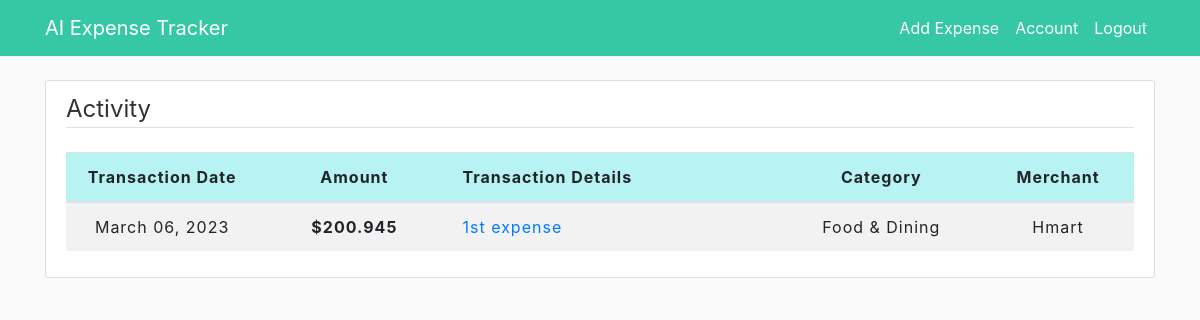
The page /home (signed in) on the database as committed earlier.
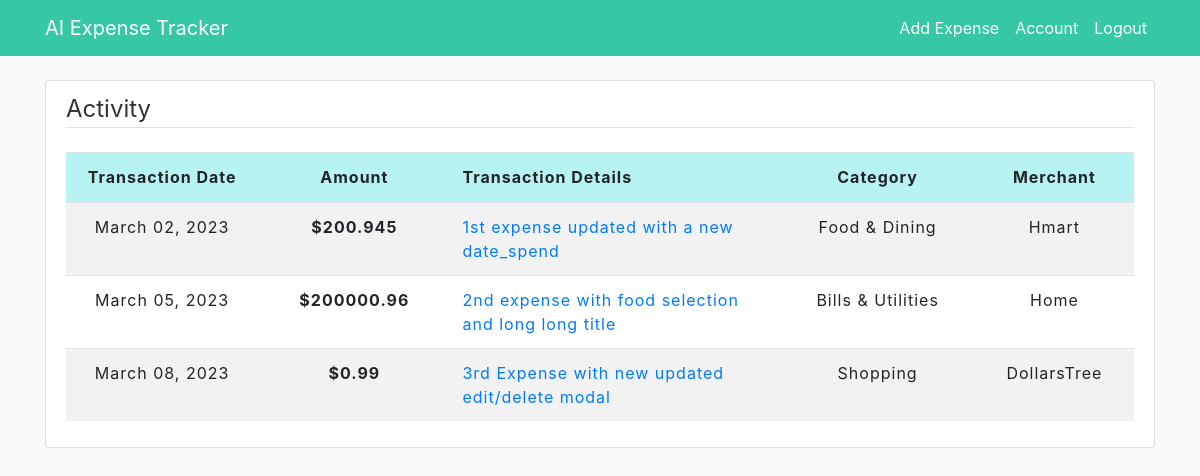
The same page on the database as committed later.
### app/models.py (models this page shows, shortened)
class Expense(db.Model):
    id = db.Column(db.Integer, primary_key=True)
    title = db.Column(db.String(150), nullable=False)
    amount = db.Column(db.Numeric(precision=8, asdecimal=False,
                       decimal_return_scale=2), nullable=False)
    date_spend = db.Column(db.DateTime, nullable=False)
    category = db.Column(db.String(20), nullable=False)
    merchant = db.Column(db.String(30), nullable=False)
    user_id = db.Column(db.Integer, db.ForeignKey('user.id'), nullable=False)
    date_posted = db.Column(db.DateTime, nullable=False)

### app/routes.py (the view)
@app.route("/home")
@login_required
def home():
    expenses = Expense.query.all()
    return render_template('home.html', expenses=expenses)

### app/models.py (called while the page is built)
@login_manager.user_loader
def load_user(user_id):
    return User.query.get(int(user_id))

### app/templates/home.html
{% extends "layout.html" %}
{% block content %}
    <div class="content-section">
        <legend class="border-bottom mb-4">Activity</legend>
        <div>
            <table id="data" class="table table-striped">
                <thead>
                    <tr class="table-header">
                      <th class="text-center">Transaction Date</th>
                      <th class="text-center">Amount</th>
                      <th>Transaction Details</th>
                      <th class="text-center">Category</th>
                      <th class="text-center">Merchant</th>
                    </tr>
                  </thead>
                  <tbody>
                    {% for expense in expenses %}
                      <tr class="table-row">
                        <td class="text-center" style="width: 18%;">{{ expense.date_spend.strftime("%B %d, %Y") }}</td>
                        <th class="text-center" style="width: 18%;">${{ expense.amount }}</th>
                        <td class="text-wrap"><a href="{{ url_for('expense', expense_id=expense.id) }}">{{ expense.title }}</a></td>
                        <td class="text-center">{{ expense.category }}</td>
                        <td class="text-center">{{ expense.merchant }}</td>
                      </tr>
                    {% endfor %}
                  </tbody>
            </table>
        </div>
   </div>
{% endblock content %}

### app/templates/layout.html (shortened to what this page needs)
<!DOCTYPE html>
<html>
    <head>
        <link rel="stylesheet" href="https://cdn.jsdelivr.net/npm/bootstrap@4.3.1/dist/css/bootstrap.min.css">
        <link rel="stylesheet" type="text/css" href="https://cdn.datatables.net/1.13.3/css/dataTables.bootstrap5.min.css">
        <link rel="stylesheet" type="text/css" href="{{ url_for('static', filename='main.css') }}">
    </head>
    <body>
        <header class="site-header">
            <nav class="navbar navbar-expand-md navbar-dark bg-steel fixed-top">
                <div class="container">
                    {% if current_user.is_authenticated %}
                        <a class="navbar-brand mr-4" href="/home">AI Expense Tracker</a>
                    {% else %}
                        <a class="navbar-brand mr-4" href="/">AI Expense Tracker</a>
                    {% endif %}
                    <div class="collapse navbar-collapse" id="navbarToggle">
                        <div class="navbar-nav ml-auto">
                            {% if current_user.is_authenticated %}
                                <a class="nav-item nav-link" href="{{ url_for('new_expense') }}">Add Expense</a>
                                <a class="nav-item nav-link" href="{{ url_for('account') }}">Account</a>
                                <a class="nav-item nav-link" href="{{ url_for('logout') }}">Logout</a>
                            {% else %}
                                <a class="nav-item nav-link" href="{{ url_for('login') }}">Login</a>
                                <a class="nav-item nav-link" href="{{ url_for('register') }}">Register</a>
                            {% endif %}
                        </div>
                    </div>
                </div>
          </nav>
        </header>
        <main role="main" class="container">
            {% block content %}{% endblock %}
        </main>
    </body>
</html>

### app/static/main.css (style rules this page uses)
body { background: #fafafa; color: #333333; margin-top: 5rem; }
.bg-steel { background-color: rgb(54, 200, 164); }
.site-header .navbar-nav .nav-link { color: white; }
.content-section { background: #ffffff; padding: 10px 20px; border: 1px solid #dddddd; border-radius: 3px; margin-top: 50px; margin-bottom: 20px; }
.table { width: 100%; border-spacing: 0; letter-spacing: 1px; }
.table-header { background-color: #b8f3f3; padding: 5px 5px; }
.table-row:nth-child(even) { background-color: #ffffff; }
.text-center { text-align: center; }
.text-wrap { width: 330px; overflow: hidden; text-overflow: ellipsis; white-space: nowrap; }

Rows that differ between the two databases and show on the page:
changed Expense "Food & Dining": date_spend "March 06, 2023" → "March 02, 2023"; title "1st expense" → "1st expense updated with a new date_spend"
added Expense: date_spend "March 05, 2023", amount "200000.96", title "2nd expense with food selection and long long title", category "Bills & Utilities", merchant "Home"
added Expense: date_spend "March 08, 2023", amount "0.99", title "3rd Expense with new updated edit/delete modal", category "Shopping", merchant "DollarsTree"
